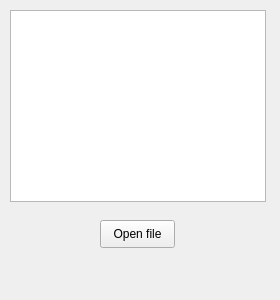
<ui version="4.0" >
 <class>EgtGPSPluginControlsGui</class>
 <widget class="QWidget" name="EgtGPSPluginControlsGui" >
  <property name="geometry" >
   <rect>
    <x>0</x>
    <y>0</y>
    <width>280</width>
    <height>300</height>
   </rect>
  </property>
  <property name="windowTitle" >
   <string>Form</string>
  </property>
  <widget class="QPushButton" name="pbtnOpenFile" >
   <property name="geometry" >
    <rect>
     <x>100</x>
     <y>220</y>
     <width>75</width>
     <height>28</height>
    </rect>
   </property>
   <property name="text" >
    <string>Open file</string>
   </property>
  </widget>
  <widget class="QTableWidget" name="twFieldsList" >
   <property name="geometry" >
    <rect>
     <x>10</x>
     <y>10</y>
     <width>256</width>
     <height>192</height>
    </rect>
   </property>
  </widget>
 </widget>
 <resources/>
 <connections/>
</ui>
